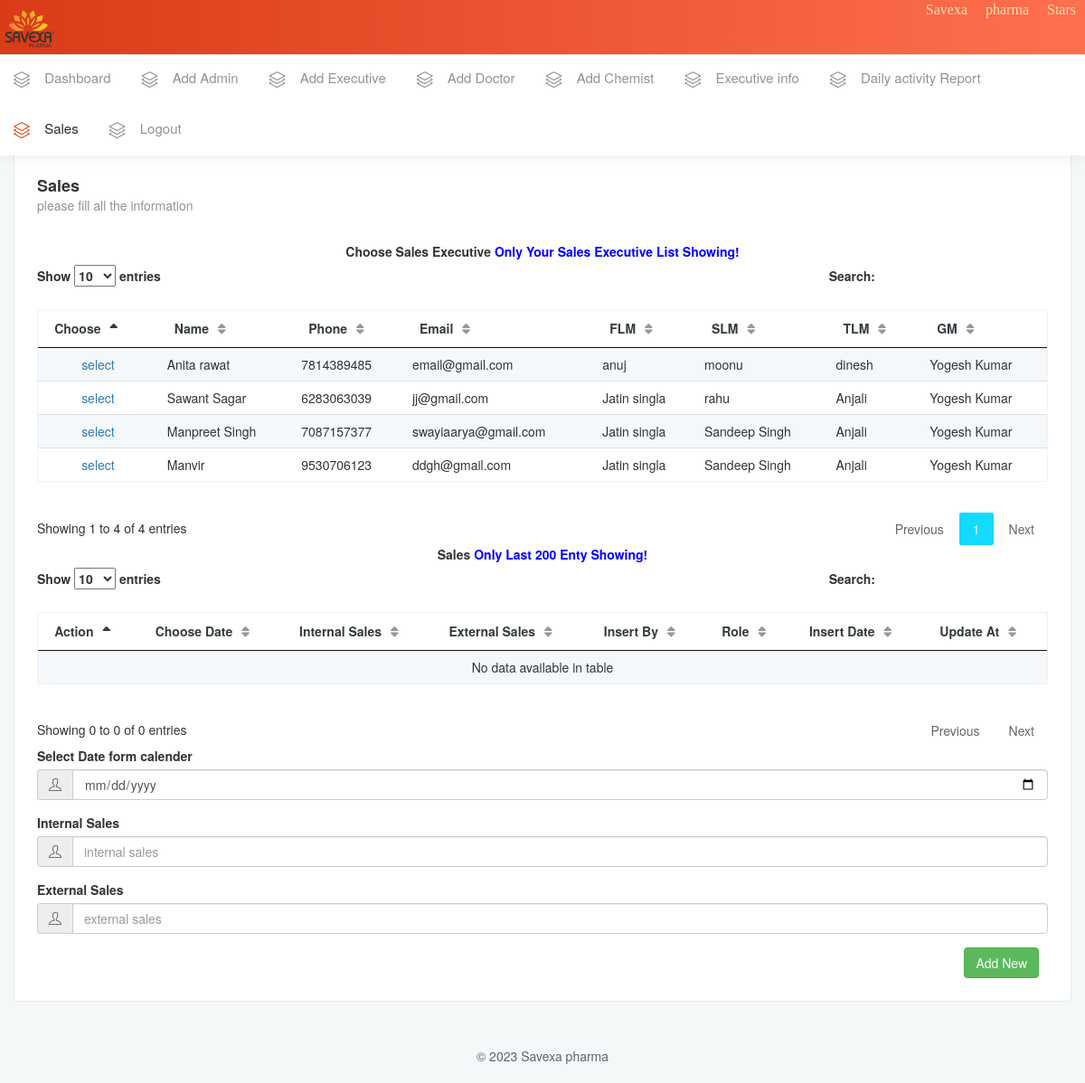
Page /sales.php (signed in) on the committed database.
### tables this page shows
CREATE TABLE `sale_executive` (
  `eid` int(11) NOT NULL,
  `name` varchar(255) DEFAULT NULL,
  `phone` varchar(12) NOT NULL,
  `email` varchar(255) NOT NULL,
  `password` varchar(255) DEFAULT NULL,
  `status` varchar(255) DEFAULT NULL,
  `state` varchar(255) DEFAULT NULL,
  `city` varchar(255) DEFAULT NULL,
  `tlm` varchar(255) NOT NULL,
  `gm` varchar(255) DEFAULT NULL,
  `flm` varchar(255) DEFAULT NULL,
  `slm` varchar(255) DEFAULT NULL,
  `tariff_kms` varchar(255) DEFAULT NULL,
  `day_care` varchar(255) DEFAULT NULL,
  `entry_date` timestamp NOT NULL DEFAULT current_timestamp()
);

### sales.php (the view, shortened to what this page needs)
<?php include "server/conn.php";
 include "./header.php";
 $choosed_date =$internal_sales =$external_sales = "";
?>
        <div class="page-wrapper">
            <div class="container-fluid">
                <div class="row">
                    <div class="col-md-12">
                        <div class="white-box">
                            <h3 class="box-title m-b-0">Sales </h3>
                            <p class="text-muted m-b-30 font-13"> please fill all the information</p>
                            <div class="row">
                                <div class="col-sm-12 col-xs-12">
                                    <form onsubmit="return addSales();"   id="addSales" method="post">
                                        <?php
                                        if (isset($_SESSION['id'])) {
                                            ?>
                                                <center> <label for="userType">Choose Sales Executive <span
                                                            style="color:blue;">Only Your Sales Executive List Showing!</span> </label></center>
                                                <div class="table-responsive">
                                                    <table id="example23" class="display nowrap" cellspacing="0"
                                                        width="100%">
                                                        <thead>
                                                            <tr>
                                                                <th>Choose</th>
                                                                <th>Name</th>
                                                                <th>Phone</th>
                                                                <th>Email</th>
                                                                <th>FLM</th>
                                                                <th>SLM</th>
                                                                <th>TLM</th>
                                                                <th>GM</th>
                                                            </tr>
                                                        </thead>
                                                        <tbody>
                                                            <?php
                                                            $id = $_SESSION['id'];
                                                            $sql = "SELECT * FROM `sale_executive` WHERE (`gm`= $id or `tlm` = $id or `flm`= $id or`slm` =$id) ";
                                                            if (isset($_GET['eid'])) {
                                                                $eid = $_GET['eid'];
                                                                $sql .= "  AND eid=$eid";
                                                            } else {
                                                                $eid = "";
                                                            }
                                                            $res = mysqli_query($conn, $sql) or die("<srcipt> alert()</srcipt>");
                                                            if (mysqli_num_rows($res) > 0) {
                                                                while ($row = mysqli_fetch_assoc($res)) {
                                                                    $name = $row['name'];
                                                                    $id = $row['eid'];
                                                                    $phone = $row['phone'];
                                                                    $email = $row['email'];
                                                                    $flm = $row['flm'];
                                                                    $query = "SELECT name as flm_name   from admin WHERE id=$flm limit 1";
                                                                    $info = mysqli_query($GLOBALS['conn'], $query) or die("<script></script");
                                                                    $flm_name = mysqli_fetch_assoc($info);
                                                                    $flm_name = $flm_name['flm_name'];
                                                                    $slm = $row['slm'];
                                                                    $query = "SELECT name as slm_name   from admin WHERE id=$slm limit 1";
                                                                    $info = mysqli_query($GLOBALS['conn'], $query) or die("<script></script");
                                                                    $slm_name = mysqli_fetch_assoc($info);
                                                                    $slm_name = $slm_name['slm_name'];
                                                                    $tlm = $row['tlm'];
                                                                    $query = "SELECT name as tlm_name   from admin WHERE id=$tlm limit 1";
                                                                    $info = mysqli_query($GLOBALS['conn'], $query) or die("<script></script");
                                                                    $tlm_name = mysqli_fetch_assoc($info);
                                                                    $tlm_name = $tlm_name['tlm_name'];
                                                                    $gm = $row['gm'];
                                                                    $query = "SELECT name as gm_name   from admin WHERE id=$gm limit 1";
                                                                    $info = mysqli_query($GLOBALS['conn'], $query) or die("<script></script");
                                                                    $gm_name = mysqli_fetch_assoc($info);
                                                                    $gm_name = $gm_name['gm_name'];
                                                                    ?><tr>
                                                                                <td style="text-align:center">
                                                                                <?php if ($eid == $id) { ?>
                                                                                    <a href="sales.php">unselect</a>
                                                                                <?php } else {
                                                                                    ?>
                                                                                    <a href="sales.php?eid=<?= $id ?>">select</a>
                                                                                        <?php
                                                                                }
                                                                                ?>
                                                                                 </td>
                                                                                <td><?= $name ?></td>
                                                                                <td><?= $phone ?></td>
                                                                                <td><?= $email ?></td>
                                                                                <td><?= $flm_name ?></td>
                                                                                <td><?= $slm_name ?></td>
                                                                                <td><?= $tlm_name ?></td>
                                                                                <td><?= $gm_name ?></td>
                                                                                </tr>
                                                                                <?php
                                                                }
                                                            }
                                                            ?>
                                                        </tbody>
                                                    </table>
                                                </div>
                                        <?php } ?>
                                            <center> <label for="userType">  Sales   <span
                                                        style="color:blue;">Only Last 200 Enty Showing!</span> </label></center>
                                            <div class="table-responsive">
                                                <table id="example234" class="display nowrap" cellspacing="0"
                                                    width="100%">
                                                    <thead>
                                                        <tr>
                                                            <th>Action</th>
                                                            <th>Choose Date</th>
                                                            <th>Internal Sales</th>
                                                            <th>External Sales</th>
                                                            <th>Insert By</th>
                                                            <th>Role</th>
                                                            <th>Insert Date</th>
                                                            <th>Update At</th>
                                                        </tr>
                                                    </thead>
                                                    <tbody>
                                                    </tbody>
                                                </table>
                                            </div>
                                        <div class="form-group">
                                            <label for="date_of_visit">Select Date form calender</label>
                                            <div class="input-group">
                                                <div class="input-group-addon"><i class="ti-user"></i></div>
                                                <input type="date" class="form-control" id="choosed_date" name='choosed_date'value="<?= $choosed_date ?>"  >
                                            </div>
                                        </div>
                                        <div class="form-group">
                                            <label for="internal_sales">Internal Sales</label>
                                            <div class="input-group">
                                                <div class="input-group-addon"><i class="ti-user"></i></div>
                                                <input type="number" class="form-control" id="internal_sales"
                                                    name="internal_sales" placeholder="internal sales" value="<?= $internal_sales ?>"  >
                                            </div>
                                        </div>
                                        <div class="form-group">
                                            <label for="doctor_remark">External Sales </label>
                                                <div class="input-group">
                                                    <div class="input-group-addon"><i class="ti-user"></i></div>
                                                    <input type="text" class="form-control" id="external_sales"
                                                        name="external_sales" placeholder="external sales" value="<?= $external_sales ?>" >
                                                </div>
                                        </div>
                                        <div style="float:right">
                                        <?php if(isset($_POST['sid'])||isset($_GET['sid'])){
                                               ?>
                                               <a  href="sales.php"  name="sales" class="btn btn-warning waves-effect waves-light m-r-10">Cancel </a>
                                             <button type="submit"   name="sales" class="btn btn-success waves-effect waves-light m-r-10">Update</button>
                                               <?php
                                          } else{
                                            ?>
                                            <button type="submit"   name="sales" class="btn btn-success waves-effect waves-light m-r-10">Add New</button>
                                            <?php
                                          } ?>
                                          </div>
                                      </form>
                                </div>
                            </div>
                        </div>
                    </div>
                </div>
            </div>
            <footer class="footer t-a-c"> © 2023 Savexa pharma
            </footer>
        </div>
    </div>
</body>
</html>

### rows in the picture
sale_executive: name "Anita rawat", phone "7814389485", email "email@gmail.com", admin.name "anuj", admin.name "moonu", admin.name "dinesh", admin.name "Yogesh Kumar"
sale_executive: name "Sawant Sagar", phone "6283063039", email "jj@gmail.com", admin.name "Jatin singla", admin.name "rahu", admin.name "Anjali", admin.name "Yogesh Kumar"
sale_executive: name "Manpreet Singh", phone "7087157377", email "swayiaarya@gmail.com", admin.name "Jatin singla", admin.name "Sandeep Singh", admin.name "Anjali", admin.name "Yogesh Kumar"
sale_executive: name "Manvir", phone "9530706123", email "ddgh@gmail.com", admin.name "Jatin singla", admin.name "Sandeep Singh", admin.name "Anjali", admin.name "Yogesh Kumar"
